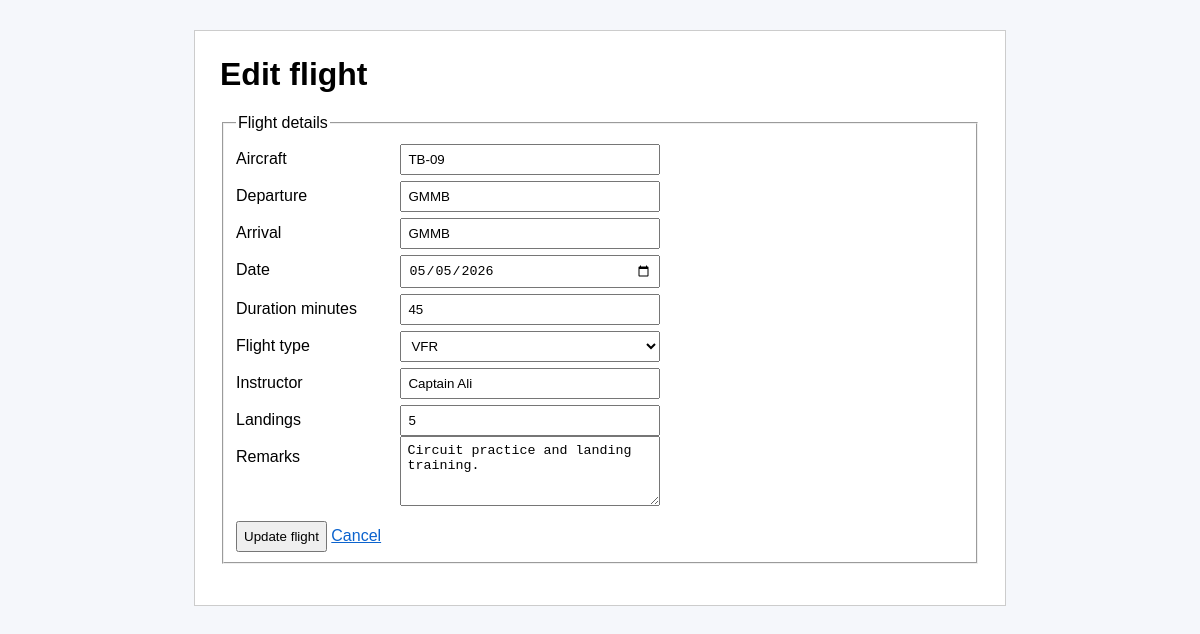
The page /edit_flight.php?id=3 (signed in) on the database its author committed.
### tables this page shows
CREATE TABLE flight_records (
    id INT AUTO_INCREMENT PRIMARY KEY,
    user_id INT NOT NULL,
    aircraft VARCHAR(100) NOT NULL,
    departure_airport VARCHAR(20) NOT NULL,
    arrival_airport VARCHAR(20) NOT NULL,
    flight_date DATE NOT NULL,
    duration_minutes INT NOT NULL,
    flight_type VARCHAR(40) NOT NULL,
    instructor_name VARCHAR(150),
    landings INT DEFAULT 0,
    remarks TEXT,
    created_at TIMESTAMP DEFAULT CURRENT_TIMESTAMP,
    FOREIGN KEY (user_id) REFERENCES users(id) ON DELETE CASCADE
);

### ManageData.php (called while the page is built, shortened)
<?php
class ManageData
{
    private $con;
    public function __construct()
    {
        $this->con = new PDO(
            'mysql:host=' . self::HOST . ';dbname=' . self::DATABASE . ';charset=utf8mb4',
            self::USER,
            self::PASSWORD
        );
        $this->con->setAttribute(PDO::ATTR_ERRMODE, PDO::ERRMODE_EXCEPTION);
    }
    public function getData($query, $params = [], $singleData = false)
    {
        $stmt = $this->con->prepare($query);
        $stmt->execute($params);
        if ($singleData) {
            return $stmt->fetch(PDO::FETCH_ASSOC);
        }
        return $stmt->fetchAll(PDO::FETCH_ASSOC);
    }
}

### FlightRecord.php (called while the page is built, shortened)
<?php
require_once 'ManageData.php';
class FlightRecord
{
    public static function getFlightById($id, $userId)
    {
        $dataManager = new ManageData();
        $query = 'SELECT * FROM flight_records
                  WHERE id = :id AND user_id = :user_id';
        return $dataManager->getData($query, [':id' => $id, ':user_id' => $userId], true);
    }
}

### edit_flight.php (the view, shortened to what this page needs)
<?php
require_once 'FlightRecord.php';
$id = (int) $_GET['id'];
$flight = FlightRecord::getFlightById($id, $_SESSION['user_id']);
?>
<html>
<head>
    <link rel="stylesheet" href="style.css">
</head>
<body>
    <div class="container">
        <h1>Edit flight</h1>
        <form method="post" action="update_flight.php">
            <fieldset>
                <legend>Flight details</legend>
                <label>Aircraft</label>
                <input type="text" name="aircraft" value="<?php echo htmlspecialchars($flight['aircraft']); ?>">
                <br>
                <label>Departure</label>
                <input type="text" name="departure_airport" value="<?php echo htmlspecialchars($flight['departure_airport']); ?>">
                <br>
                <label>Arrival</label>
                <input type="text" name="arrival_airport" value="<?php echo htmlspecialchars($flight['arrival_airport']); ?>">
                <br>
                <label>Date</label>
                <input type="date" name="flight_date" value="<?php echo htmlspecialchars($flight['flight_date']); ?>">
                <br>
                <label>Duration minutes</label>
                <input type="number" name="duration_minutes" min="1" value="<?php echo htmlspecialchars($flight['duration_minutes']); ?>">
                <br>
                <label>Flight type</label>
                <select name="flight_type">
                    <option value="VFR" <?php if ($flight['flight_type'] == 'VFR') echo 'selected'; ?>>VFR</option>
                </select>
                <br>
                <label>Instructor</label>
                <input type="text" name="instructor_name" value="<?php echo htmlspecialchars($flight['instructor_name']); ?>">
                <br>
                <label>Landings</label>
                <input type="number" name="landings" min="0" value="<?php echo htmlspecialchars($flight['landings']); ?>">
                <br>
                <label>Remarks</label>
                <textarea name="remarks"><?php echo htmlspecialchars($flight['remarks']); ?></textarea>
                <br>
                <input type="submit" value="Update flight">
                <a href="dashboard.php">Cancel</a>
            </fieldset>
        </form>
    </div>
</body>
</html>

### style.css (style rules this page uses)
body { font-family: Arial, sans-serif; background-color: #f5f7fb; margin: 0; padding: 30px; }
.container { background-color: white; width: 760px; margin: auto; padding: 25px; border: solid 1px #cccccc; }
h1 { margin-top: 0; }
label { display: inline-block; width: 160px; margin-top: 12px; }
input, select, textarea { width: 260px; padding: 6px; }
textarea { height: 70px; vertical-align: top; }
input[type="submit"] { width: auto; margin-top: 15px; cursor: pointer; }
a { color: #0b63ce; margin-right: 10px; }

### rows shown on the page
flight_records: aircraft "TB-09", departure_airport "GMMB", arrival_airport "GMMB", flight_date "05/05/2026", duration_minutes "45", flight_type "VFR", instructor_name "Captain Ali", landings "5", remarks "Circuit practice and landing training."
